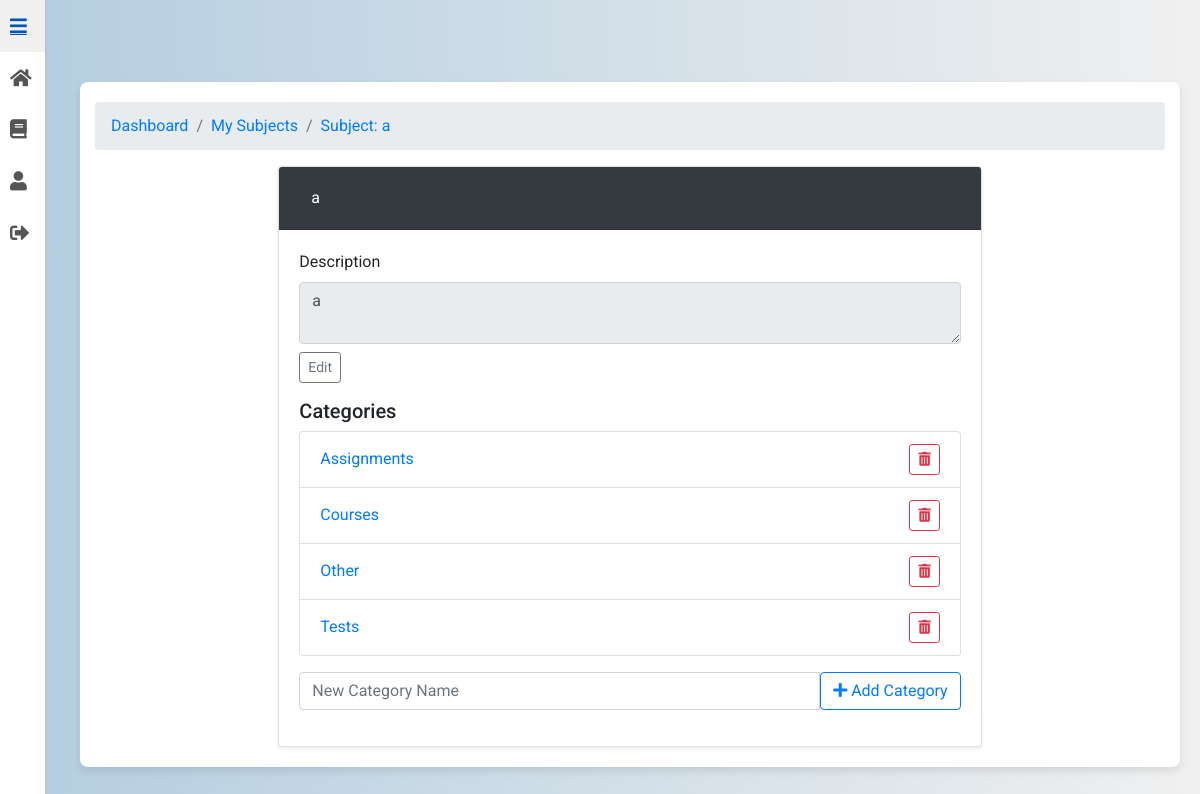
The app's page /subjects/subject/36/ (signed in), older data.
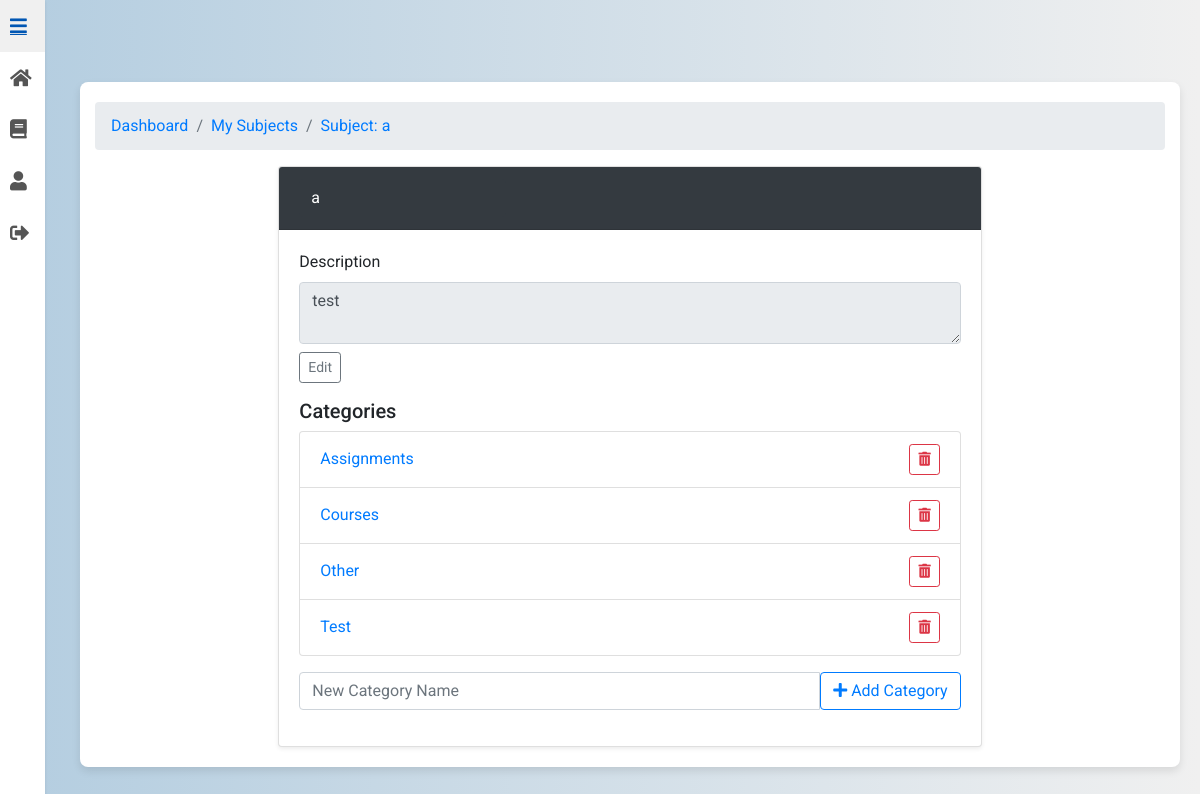
The same page, newer data.
### subjects/models.py (models this page shows, shortened)
class Subject(models.Model):
    name = models.CharField(max_length=100)
    professor = models.ForeignKey(CustomUser, limit_choices_to={'role': 'professor'}, on_delete=models.CASCADE, editable=False)
    description = models.TextField(blank=True)
    class Meta:
        ordering = ['name']

class Category(models.Model):
    subject = models.ForeignKey(Subject, related_name='categories', on_delete=models.CASCADE)
    name = models.CharField(max_length=255)
    parent = models.ForeignKey('self', null=True, blank=True, related_name='subcategories', on_delete=models.CASCADE)
    class Meta:
        unique_together = (('subject', 'name', 'parent'),)

### subjects/views.py (the view, shortened to what this page needs)
# urls.py: path("subject/<int:pk>/", SubjectDetailView.as_view(), name="subject_detail"),
class SubjectDetailView(LoginRequiredMixin, BreadcrumbMixin, DetailView):
    model = Subject
    template_name = "subject_detail.html"
    context_object_name = "subject"
    def get_breadcrumbs(self):
        dashboard_url = reverse_lazy("users:login")
        if self.request.user.role == "professor":
            dashboard_url = reverse_lazy("users:professor_dashboard")
        elif self.request.user.role == "student":
            dashboard_url = reverse_lazy("users:student_dashboard")
        return [
            ("Dashboard", dashboard_url),
            ("My Subjects", reverse_lazy("subjects:my_subjects")),
            (f"Subject: {self.object.name}", self.request.path),
        ]
    def get_context_data(self, **kwargs):
        context = super().get_context_data(**kwargs)
        context["categories"] = self.object.categories.filter(parent__isnull=True)
        return context

### UniGrading/mixin.py (called while the page is built)
    def get_context_data(self, **kwargs):
        context = super().get_context_data(**kwargs)
        context["breadcrumbs"] = self.get_breadcrumbs()
        return context

### subjects/templates/subject_detail.html (shortened to what this page needs)
{% extends 'base.html' %}
{% load static %}
{% load view_breadcrumbs %}
{% block content %}
<div class="container mt-5">
    <nav aria-label="breadcrumb">
        <ol class="breadcrumb">
            {% for name, url in breadcrumbs %}
                <li class="breadcrumb-item">
                    <a href="{{ url }}">{{ name }}</a>
                </li>
            {% endfor %}
        </ol>
    </nav>
    <div class="row justify-content-center">
        <div class="col-md-8">
            <div class="card shadow-sm no-hover-card">
                <div class="card-header bg-dark text-white d-flex justify-content-between align-items-center">
                    <div>
                        <input type="text" class="form-control bg-dark text-white border-0"
                               value="{{ subject.name }}" readonly id="subject-name">
                    </div>
                </div>
                <div class="card-body">
                    <div class="mb-3">
                        <label for="subject-description" class="form-label">Description</label>
                        <textarea id="subject-description" class="form-control" readonly>{{ subject.description }}</textarea>
                        <div class="mt-2">
                            <button class="btn btn-outline-secondary btn-sm" onclick="editDescription()">Edit</button>
                        </div>
                    </div>
                    <h5>Categories</h5>
                    <ul class="list-group mb-3" id="categories-list">
                        {% for category in categories %}
                            <li class="list-group-item d-flex justify-content-between align-items-center">
                                <a href="{% url 'subjects:category_detail' category.pk %}" class="text-decoration-none">
                                    {{ category.name }}
                                </a>
                                <button class="btn btn-outline-danger btn-sm" onclick="deleteCategory({{ category.id }})">
                                    <i class="fas fa-trash-alt"></i>
                                </button>
                            </li>
                        {% empty %}
                            <li class="list-group-item text-muted">No categories available.</li>
                        {% endfor %}
                    </ul>
                    <div class="input-group mb-3">
                        <input type="text" id="new-category-name" class="form-control" placeholder="New Category Name">
                        <button class="btn btn-outline-primary" type="button" onclick="addCategory()">
                            <i class="fas fa-plus"></i> Add Category
                        </button>
                    </div>
                </div>
            </div>
        </div>
    </div>
</div>
{% endblock %}

Row changes from the older to the newer data that the page shows:
removed Category: name "Tests"
changed Subject: description "a" → "test"
added Category: name "Test"
